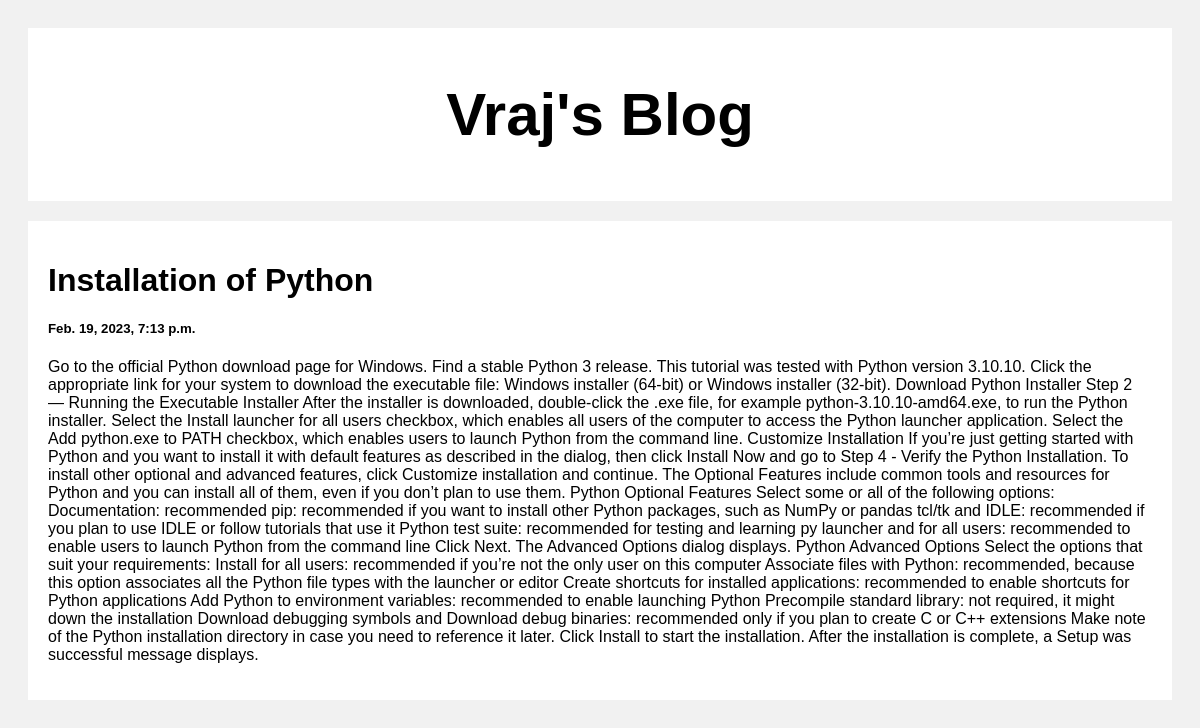
Screenshot of /post/3 with the database file from the repository.
### posts/models.py (models this page shows)
class post(models.Model):
    title = models.CharField(max_length=100)
    body = models.CharField(max_length=1000000)
    created_at = models.DateTimeField(default=datetime.now, blank=True)

### posts/views.py (the view)
# urls.py: path('', include('posts.urls'))
def posts(request, pk):
    posts = post.objects.get(id=pk)
    return render(request, 'post.html', {'posts': posts})

### templates/post.html (shortened to what this page needs)
<!DOCTYPE html>
<html>
<head>
</head>
<body>
<div class="header">
  <h2>Vraj's Blog</h2>
</div>
<div class="row">
  <div class="leftcolumn">
    <div class="card">
        <h1>{{posts.title}}</h1>
        <h5>{{posts.created_at}}</h5>
        <p>{{posts.body}}</p>
    </div>
  </div>
</div>
</body>
</html>

### templates/post.html (style rules this page uses)
* { box-sizing: border-box; }
body { font-family: Arial; padding: 20px; background: #f1f1f1; }
.header { padding: 2px; font-size: 40px; text-align: center; background: white; }
.leftcolumn { float: left; width: 100%; }
.card { background-color: white; padding: 20px; margin-top: 20px; }
.row:after { content: ""; display: table; clear: both; }

### rows the page displays
post: title "Installation of Python", created_at "Feb. 19, 2023, 7:13 p.m.", body "Go to the official Python download page for Windows. Find a stable Python 3 release. This tutorial was tested with Python version 3.10.10. Click the appropriate link for your system to download the executable file: Windows installer (64-bit) or Windows installer (32-bit). Download Python Installer Step 2 — Running the Executable Installer After the installer is downloaded, double-click the .exe file, for example python-3.10.10-amd64.exe, to run the Python installer. Select the Install launcher for all users checkbox, which enables all users of the computer to access the Python launcher application. Select the Add python.exe to PATH checkbox, which enables users to launch Python from the…"
